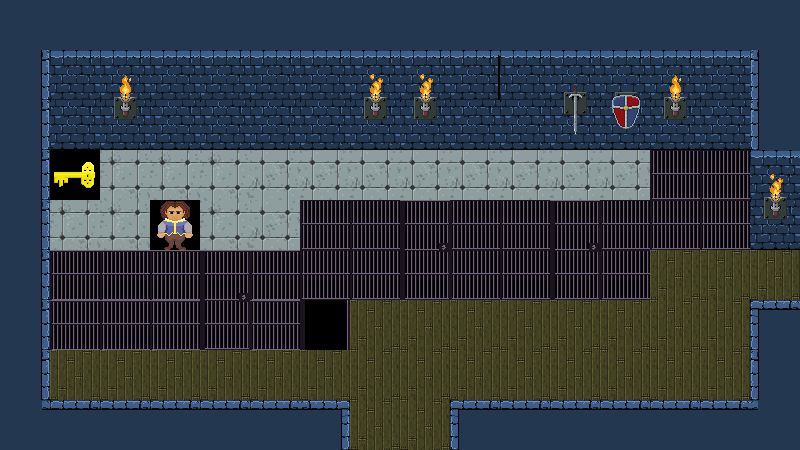

A level layout from a 2D game, rendered from its tile map. Below: a short description, then the map file with its tile-grid data intact:
An orthogonal 16x9 tile map with 50x50 px tiles, 1 tile layer (floor), 1 hidden layer not drawn.

<map version="1.8" tiledversion="1.8.4" orientation="orthogonal" renderorder="right-down" compressionlevel="0" width="16" height="9" tilewidth="50" tileheight="50" infinite="0" nextlayerid="4" nextobjectid="1">
 <editorsettings>
  <export target="csv/dungeon-01_floor.csv" format="csv" />
 </editorsettings>
 <tileset firstgid="1" source="tiles.tsx" />
 <layer id="1" name="floor" width="16" height="9">
  <data encoding="csv">
11,11,11,11,11,11,11,11,11,11,11,11,11,11,11,11,
12,14,66,14,14,14,14,69,69,36,14,56,58,66,14,10,
12,24,70,24,24,24,24,70,70,24,24,57,59,70,24,10,
12,5,75,75,75,73,73,73,73,73,73,73,73,33,33,69,
12,75,75,3,75,73,33,33,37,33,33,37,33,33,33,70,
12,32,32,32,37,32,33,33,38,33,33,38,33,72,72,72,
12,32,32,32,38,32,40,72,72,72,72,72,72,72,72,7,
12,72,72,72,72,72,72,72,72,72,72,72,72,72,72,10,
18,8,8,8,8,8,9,72,72,7,8,8,8,8,8,19
</data>
 </layer>
 <layer id="2" name="celing" width="16" height="9" visible="0">
  <data encoding="csv">
1,1,1,1,1,1,1,1,1,1,1,1,1,1,1,1,
1,1,1,1,1,1,1,1,1,1,1,1,1,1,1,1,
1,1,1,1,1,1,1,1,1,1,1,1,1,1,1,1,
1,1,1,1,1,1,1,1,1,1,1,1,1,1,1,1,
1,1,1,1,1,1,1,1,1,1,1,1,1,1,1,1,
1,1,1,1,1,1,1,1,1,1,1,1,1,1,1,1,
1,1,1,1,1,1,1,1,1,1,1,1,1,1,1,1,
1,1,1,1,1,1,1,1,1,1,1,1,1,1,1,1,
1,1,1,1,1,1,1,1,1,1,1,1,1,1,1,1
</data>
 </layer>
</map>
